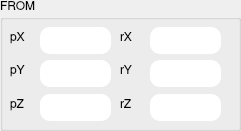
   <widget class="QGroupBox" name="groupBox">
    <property name="geometry">
     <rect>
      <x>121</x>
      <y>432</y>
      <width>241</width>
      <height>131</height>
     </rect>
    </property>
    <property name="font">
     <font>
      <family>Nimbus Sans L</family>
      <weight>50</weight>
      <bold>false</bold>
     </font>
    </property>
    <property name="title">
     <string>FROM</string>
    </property>
    <widget class="QLabel" name="label_7">
     <property name="geometry">
      <rect>
       <x>10</x>
       <y>30</y>
       <width>21</width>
       <height>17</height>
      </rect>
     </property>
     <property name="text">
      <string>pX</string>
     </property>
    </widget>
    <widget class="QLineEdit" name="e_frompx">
     <property name="geometry">
      <rect>
       <x>40</x>
       <y>27</y>
       <width>71</width>
       <height>27</height>
      </rect>
     </property>
     <property name="styleSheet">
      <string notr="true">QLineEdit {
    border: 0px solid gray;
    border-radius: 10px;
    padding: 0 8px;
    background: white;
    selection-background-color: white;
}</string>
     </property>
    </widget>
    <widget class="QLabel" name="label_9">
     <property name="geometry">
      <rect>
       <x>10</x>
       <y>63</y>
       <width>21</width>
       <height>17</height>
      </rect>
     </property>
     <property name="text">
      <string>pY</string>
     </property>
    </widget>
    <widget class="QLineEdit" name="e_frompy">
     <property name="geometry">
      <rect>
       <x>40</x>
       <y>60</y>
       <width>71</width>
       <height>27</height>
      </rect>
     </property>
     <property name="styleSheet">
      <string notr="true">QLineEdit {
    border: 0px solid gray;
    border-radius: 10px;
    padding: 0 8px;
    background: white;
    selection-background-color: white;
}</string>
     </property>
    </widget>
    <widget class="QLabel" name="label_10">
     <property name="geometry">
      <rect>
       <x>10</x>
       <y>97</y>
       <width>21</width>
       <height>17</height>
      </rect>
     </property>
     <property name="text">
      <string>pZ</string>
     </property>
    </widget>
    <widget class="QLineEdit" name="e_frompz">
     <property name="geometry">
      <rect>
       <x>40</x>
       <y>94</y>
       <width>71</width>
       <height>27</height>
      </rect>
     </property>
     <property name="styleSheet">
      <string notr="true">QLineEdit {
    border: 0px solid gray;
    border-radius: 10px;
    padding: 0 8px;
    background: white;
    selection-background-color: white;
}</string>
     </property>
    </widget>
    <widget class="QLabel" name="label_11">
     <property name="geometry">
      <rect>
       <x>120</x>
       <y>30</y>
       <width>21</width>
       <height>17</height>
      </rect>
     </property>
     <property name="text">
      <string>rX</string>
     </property>
    </widget>
    <widget class="QLineEdit" name="e_fromrx">
     <property name="geometry">
      <rect>
       <x>150</x>
       <y>27</y>
       <width>71</width>
       <height>27</height>
      </rect>
     </property>
     <property name="styleSheet">
      <string notr="true">QLineEdit {
    border: 0px solid gray;
    border-radius: 10px;
    padding: 0 8px;
    background: white;
    selection-background-color: white;
}</string>
     </property>
    </widget>
    <widget class="QLabel" name="label_12">
     <property name="geometry">
      <rect>
       <x>120</x>
       <y>63</y>
       <width>21</width>
       <height>17</height>
      </rect>
     </property>
     <property name="text">
      <string>rY</string>
     </property>
    </widget>
    <widget class="QLineEdit" name="e_fromry">
     <property name="geometry">
      <rect>
       <x>150</x>
       <y>60</y>
       <width>71</width>
       <height>27</height>
      </rect>
     </property>
     <property name="styleSheet">
      <string notr="true">QLineEdit {
    border: 0px solid gray;
    border-radius: 10px;
    padding: 0 8px;
    background: white;
    selection-background-color: white;
}</string>
     </property>
    </widget>
    <widget class="QLabel" name="label_13">
     <property name="geometry">
      <rect>
       <x>120</x>
       <y>97</y>
       <width>21</width>
       <height>17</height>
      </rect>
     </property>
     <property name="text">
      <string>rZ</string>
     </property>
    </widget>
    <widget class="QLineEdit" name="e_fromrz">
     <property name="geometry">
      <rect>
       <x>150</x>
       <y>94</y>
       <width>71</width>
       <height>27</height>
      </rect>
     </property>
     <property name="styleSheet">
      <string notr="true">QLineEdit {
    border: 0px solid gray;
    border-radius: 10px;
    padding: 0 8px;
    background: white;
    selection-background-color: white;
}</string>
     </property>
    </widget>
   </widget>
